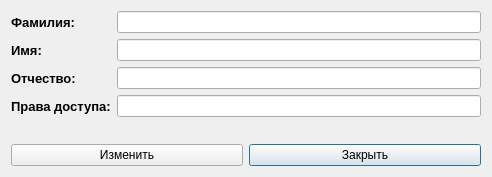
<?xml version="1.0" encoding="UTF-8"?>
<ui version="4.0">
 <class>Dialog</class>
 <widget class="QDialog" name="Dialog">
  <property name="geometry">
   <rect>
    <x>0</x>
    <y>0</y>
    <width>492</width>
    <height>177</height>
   </rect>
  </property>
  <property name="windowTitle">
   <string>Изменения параметров</string>
  </property>
  <layout class="QGridLayout" name="gridLayout">
   <item row="0" column="0" colspan="2">
    <layout class="QFormLayout" name="formLayout">
     <item row="0" column="0">
      <widget class="QLabel" name="label">
       <property name="font">
        <font>
         <pointsize>10</pointsize>
         <weight>75</weight>
         <bold>true</bold>
        </font>
       </property>
       <property name="text">
        <string>Фамилия:</string>
       </property>
      </widget>
     </item>
     <item row="1" column="0">
      <widget class="QLabel" name="label_2">
       <property name="font">
        <font>
         <pointsize>10</pointsize>
         <weight>75</weight>
         <bold>true</bold>
        </font>
       </property>
       <property name="text">
        <string>Имя:</string>
       </property>
      </widget>
     </item>
     <item row="2" column="0">
      <widget class="QLabel" name="label_3">
       <property name="font">
        <font>
         <pointsize>10</pointsize>
         <weight>75</weight>
         <bold>true</bold>
        </font>
       </property>
       <property name="text">
        <string>Отчество:</string>
       </property>
      </widget>
     </item>
     <item row="0" column="1">
      <widget class="QLineEdit" name="lineEdit"/>
     </item>
     <item row="1" column="1">
      <widget class="QLineEdit" name="lineEdit_2"/>
     </item>
     <item row="2" column="1">
      <widget class="QLineEdit" name="lineEdit_3"/>
     </item>
     <item row="3" column="0">
      <widget class="QLabel" name="label_4">
       <property name="font">
        <font>
         <pointsize>10</pointsize>
         <weight>75</weight>
         <bold>true</bold>
        </font>
       </property>
       <property name="text">
        <string>Права доступа:</string>
       </property>
      </widget>
     </item>
     <item row="3" column="1">
      <widget class="QLineEdit" name="lineEdit_4"/>
     </item>
    </layout>
   </item>
   <item row="1" column="1">
    <widget class="QPushButton" name="pushButton_2">
     <property name="text">
      <string>Закрыть</string>
     </property>
    </widget>
   </item>
   <item row="1" column="0">
    <widget class="QPushButton" name="pushButton">
     <property name="text">
      <string>Изменить</string>
     </property>
    </widget>
   </item>
  </layout>
 </widget>
 <resources/>
 <connections/>
</ui>
